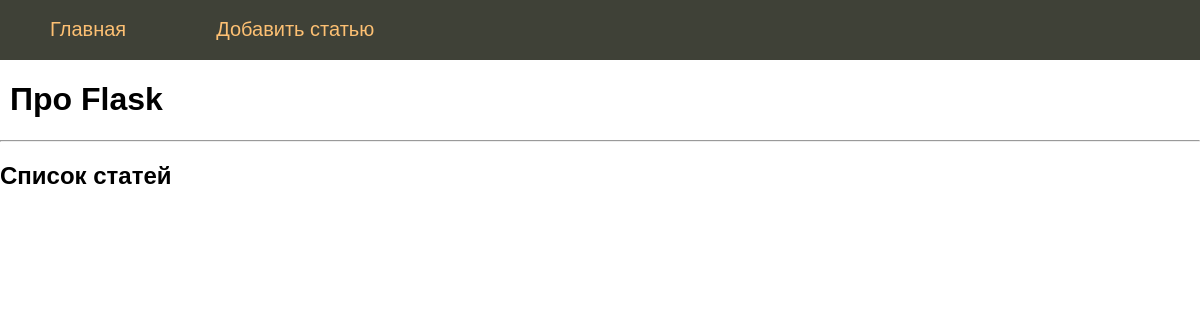
Before: / with the older database file.
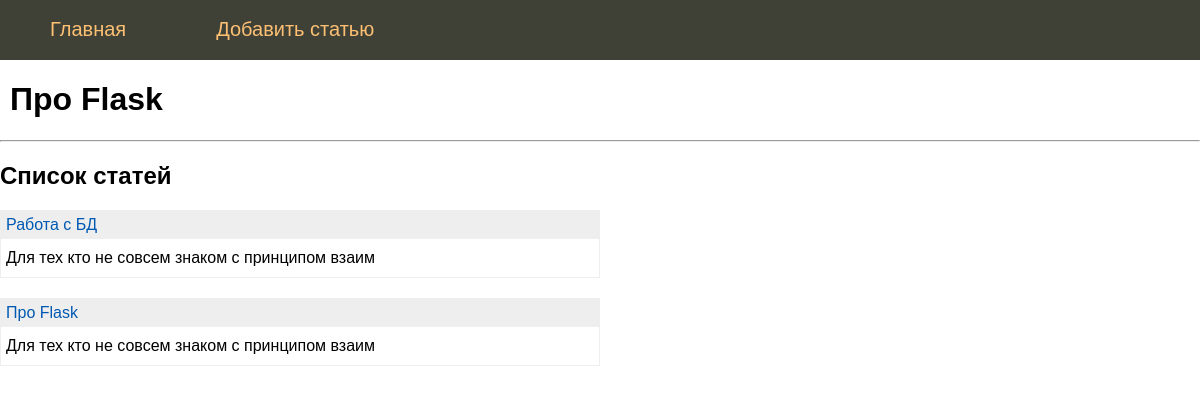
After: the same page with the newer database file.
### tables this page shows
CREATE TABLE mainmenu(
    id integer PRIMARY KEY AUTOINCREMENT,
    title text NOT NULL,
    url text NOT NULL
);

CREATE TABLE posts (
    id integer PRIMARY KEY AUTOINCREMENT,
    title text NOT NULL,
    text text NOT NULL,
    url text NOT NULL,
    time integer NOT NULL
);

### main.py (the view)
@app.route('/')
def index():
    db = get_db()
    dbase = FDataBase(db)
    return render_template('index.html', menu=dbase.getMenu(), posts=dbase.getPostsAnonce())

### FDataBase.py (called while the page is built)
    def getMenu(self):
        query = """SELECT * FROM mainmenu"""
        try:
            self.__cur.execute(query)
            res = self.__cur.fetchall()
            if res:
                return res
        except sqlite3.Error:
            print('Ошибка чтения из БД')
        return []

    def getPostsAnonce(self):
        try:
            self.__cur.execute(f"SELECT id, title, text, url FROM posts ORDER BY time DESC")
            res = self.__cur.fetchall()
            if res:
                return res
        except sqlite3.Error as e:
            print(f"Ошибка получения статьи из БД {e}")
        return []

### main.py (called while the page is built)
def connect_db():
    conn = sqlite3.connect(app.config['DATABASE'])
    conn.row_factory = sqlite3.Row  # будут возвращаться не кортежи, а словари
    return conn

def get_db():
    if not hasattr(g, 'link_db'):
        g.link_db = connect_db()
    return g.link_db

### templates/index.html
{% extends 'base.html' %}
{% block content %}
    {{ super() }}
    <hr>
    <h2>Список статей</h2>
    <ul class="list-posts">
        {% for p in posts %}
            <li>
                <p class="title"><a href="{{ url_for('showPost', alias=p.url)}}">{{p.title}}</a></p>
                <p class="annonce">{{ p.text[:50] | striptags }}</p>
            </li>
        {% endfor %}
    </ul>
{% endblock %}

### templates/base.html (shortened to what this page needs)
<!DOCTYPE html>
<html>
    <head>
        <link type="text/css" href="{{ url_for('static', filename='css/styles.css')}}" rel="stylesheet" />
    </head>
    <body>
    {% block content -%}
        {%- block mainmenu -%}
        <ul class="mainmenu">
            {% for m in menu %}
                <li><a href="{{ m.url }}">{{ m.title }}</a></li>
            {% endfor %}
        </ul>
        {% endblock mainmenu -%}
        <div class="content">
            {% if title -%}
                <h1>{{title}}</h1>
            {% else -%}
                <h1>Про Flask</h1>
            {% endif -%}
        </div>
    {% endblock -%}
    </body>
</html>

Changed rows visible on the page:
added posts: title "Работа с БД", text "Для тех кто не совсем знаком с принципом взаим"
added posts: title "Про Flask", text "Для тех кто не совсем знаком с принципом взаим"
